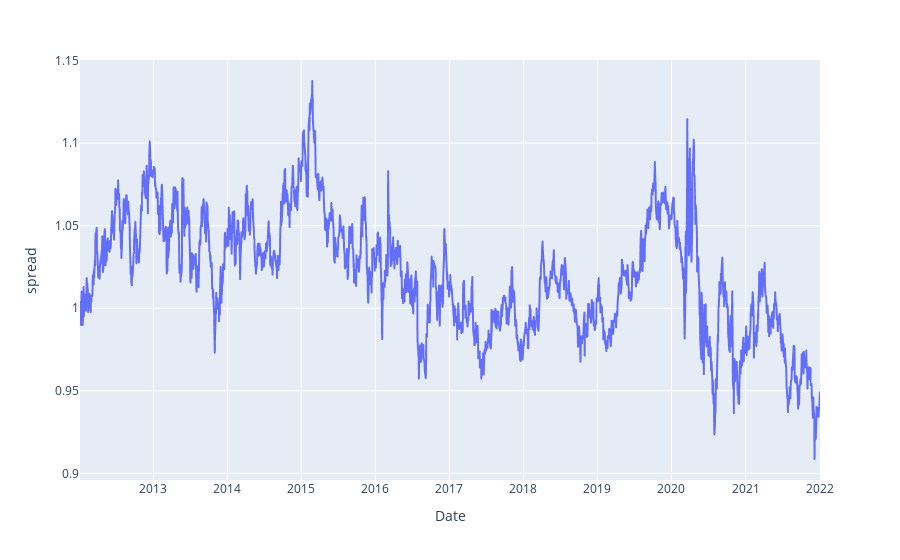

Source (notebook cell):
### Code cell
res_ts["spread"] = (res_ts["res"]+1).cumprod()
px.line(res_ts, x=res_ts.index, y=res_ts.spread)

### Figure 1 — Plotly figure (JSON) as saved in the notebook; plotly's stock layout.template omitted (floating-point values rounded to 4 significant figures; data arrays with more than 128 entries replaced by an {"elided": "..."} marker saying what was removed)
{"data": [{"hovertemplate": "Date=%{x}<br>spread=%{y}<extra></extra>", "legendgroup": "", "line": {"color": "#636efa", "dash": "solid"}, "marker": {"symbol": "circle"}, "mode": "lines", "name": "", "showlegend": false, "type": "scattergl", "x": {"elided": "2516 str values"}, "xaxis": "x", "y": {"elided": "2516 float values"}, "yaxis": "y"}], "layout": {"autosize": true, "legend": {"tracegroupgap": 0}, "margin": {"t": 60}, "xaxis": {"anchor": "y", "autorange": true, "domain": [0, 1], "range": ["2012-01-05", "2022-01-03"], "title": {"text": "Date"}, "type": "date"}, "yaxis": {"anchor": "x", "autorange": true, "domain": [0, 1], "range": [0.896, 1.15], "title": {"text": "spread"}, "type": "linear"}}}
